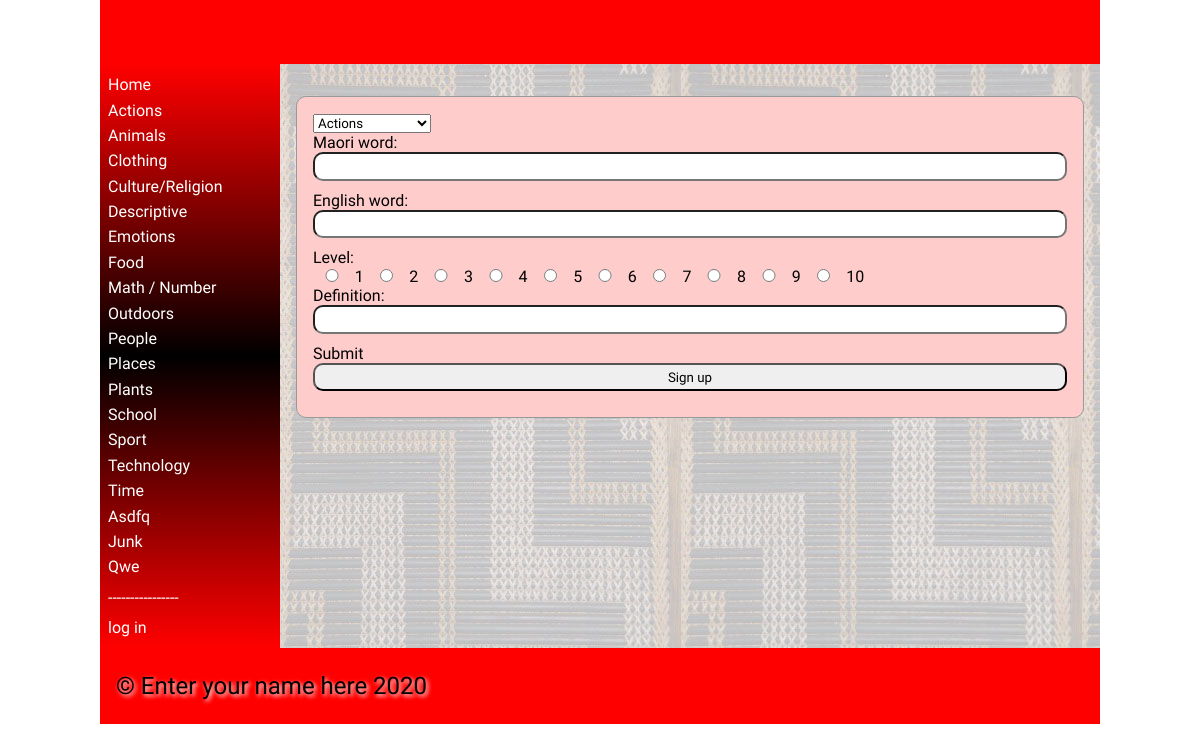
The page /add_words on the database as committed earlier.
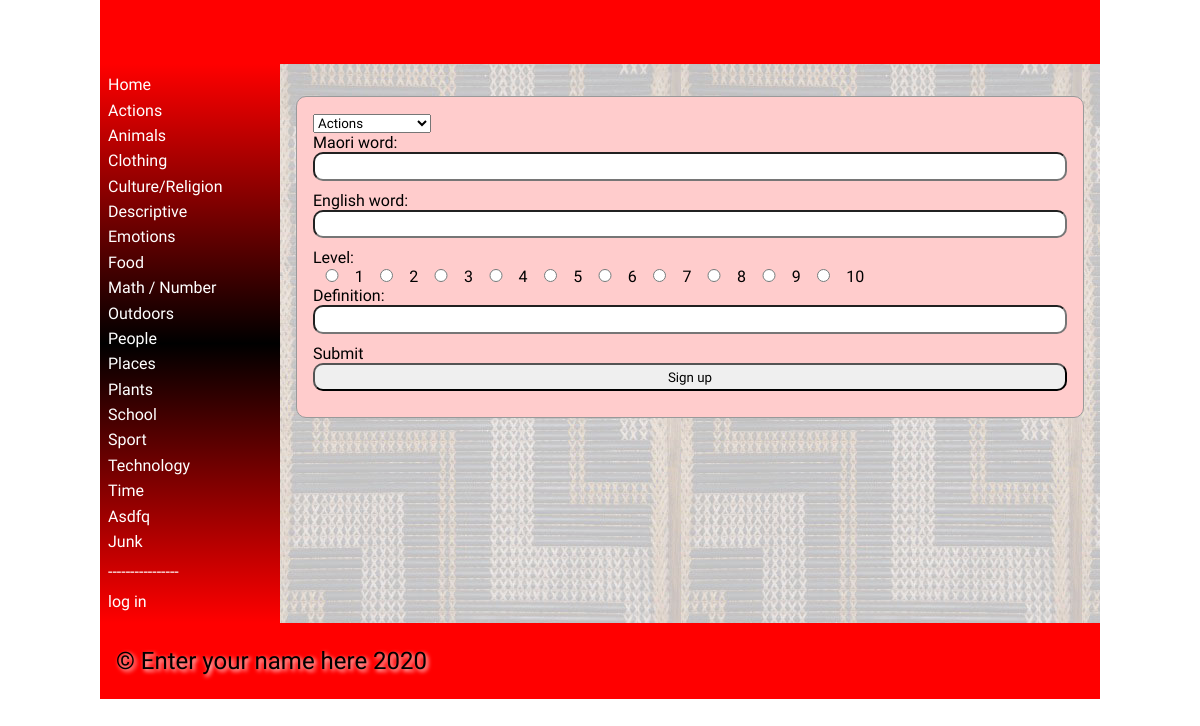
The same page on the database as committed later.
### tables this page shows
CREATE TABLE category
(
	id integer
		constraint category_pk
			primary key autoincrement,
	category varchar(30)
);

### app.py (the view, shortened to what this page needs)
@app.route("/add_words",methods=['POST','GET'])
def add_words():
    error = request.args.get('error')
    if error == None:
        error = ""
    return render_template("add_words.html",error=error,logged_in=is_logged_in(),categories=categories(),is_admin=is_admin())

### app.py (called while the page is built)
def create_connection(db_file):
    try:
        connection = sqlite3.connect(db_file)
        connection.execute('pragma foreign_keys=ON')
        return connection
    except Error as error:
        print(error)
    return None

def is_logged_in():
    if session.get('email') == None:
        print("not logged in ")
        return False
    else:
        print("logged in")
        return True

def is_admin():
    if session.get('admin') != 1:
        print("not admin ")
        return False
    else:
        print("is admin")
        return True

def categories():
    con = create_connection(DATABASE)
    query = "SELECT category,id FROM category"
    cur = con.cursor()
    cur.execute(query)
    category_list = cur.fetchall()
    con.close()
    return category_list

### templates/add_words.html (shortened to what this page needs)
{% extends 'base.html' %}
{% block main %}
<form class = "dataForm" method = "POST">
    <div class ="form-group">
        <div class = "form-element">
            <select  name ="Categories" id = "Categories" >
                {% for category in categories %}
                    <option value = "{{ category[1] }}">{{ category[0] }}</option>
                {% endfor %}
            </select>
        </div>
    </div>
    <div class ="form-group">
        <div class ="form-label">Maori word:</div>
            <div class = "form-element"><input type = "text" name ="Maori" id = "Maori" required></div>
    </div>
    <div class ="form-group">
        <div class ="form-label">English word:</div>
            <div class = "form-element"><input type = "text" name ="English" id = "English" required></div>
    </div>
    <div class ="form-group">
        <div class ="form-label">Level:</div>
        {% for i in range(10) %}
            <input type = "radio" name = "Level"  value = "{{i + 1 }}"  required>
            <label>{{ i + 1 }}</label>
        {% endfor %}
    </div>
    <div class ="form-group">
        <div class ="form-label">Definition:</div>
            <div class = "form-element"><input type = "text" name ="Definition" id = "Definition" required></div>
    </div>
    <div class ="form-group">
        <div class = "form-label">Submit</div>
            <div class ="form-element"><input type = "submit" value="Sign up"></div>
    </div>
</form>
{% endblock %}

### templates/base.html (shortened to what this page needs)
<!doctype html>
<html lang="en">
<head>
	<link href="{{ url_for('static', filename='css/style.css') }}" rel="stylesheet">
</head>
<body>
	<div id="container">
		<header>
			<h1>{% block heading %}{% endblock %}</h1>
		</header>
		<nav>
			<ul>
                <li><a href="\">Home</a></li>
                {% for category in categories %}
                    <li><a href="/category/{{ category[1] }}/0">{{ category[0] }}</a></li>
                {% endfor %}
                 <p style = "color:white;">----------------</p>
                {% if logged_in %}
                     <li><a href = "/logout">log out</a></li>
                {% else %}
                    <li><a href = "/login">log in</a></li>
                {% endif %}
			</ul>
		</nav>
		<main>
            {% block main%}{% endblock %}
        </main>
		<footer>
			<p>
				&copy; Enter your name here 2020
			</p>
		</footer>
	</div>
</body>
</html>

Rows that differ between the two databases and show on the page:
removed category: category "Qwe"
